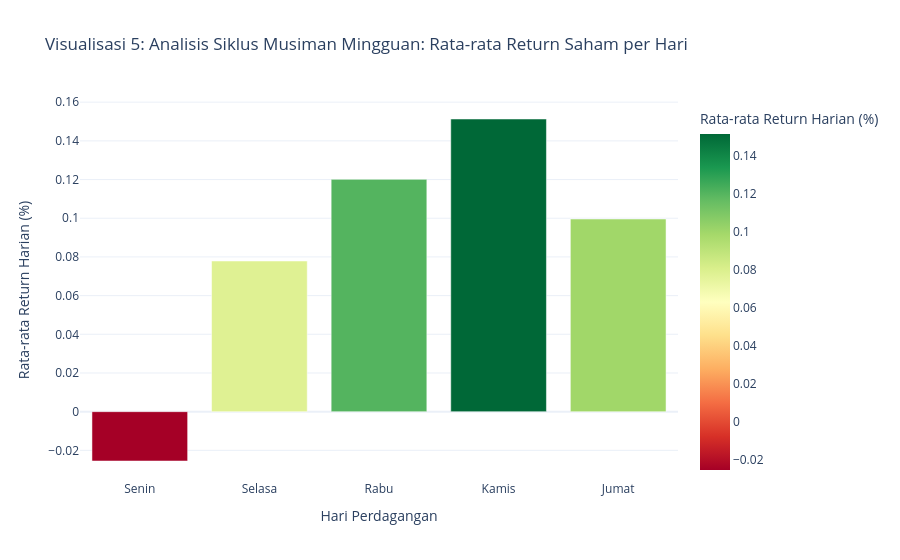

Notebook code for this chart:
### Code cell
# Visualisasi 5: Siklus Musiman / Pola Temporal Berkala
# fig5 = px.density_heatmap(...)
# fig5.show()

# Siklus Harian (Rata-rata Return Saham Berdasarkan Hari Perdagangan)
day_names = {1: "Senin", 2: "Selasa", 3: "Rabu", 4: "Kamis", 5: "Jumat"}

df_dow = (
    df.sort(["ticker", "timestamp"])
    .with_columns([
        pl.col("timestamp").dt.weekday().alias("hari_num"),
        (
            (pl.col("close") - pl.col("close").shift(1).over("ticker"))
            / pl.col("close").shift(1).over("ticker")
            * 100
        ).alias("daily_return")
    ])
    .filter(pl.col("daily_return").is_not_null() & (pl.col("hari_num") <= 5))
    .with_columns(
        pl.col("hari_num").replace_strict(day_names, return_dtype=pl.String).alias("hari")
    )
    .group_by(["hari", "hari_num"])
    .agg(pl.col("daily_return").mean().round(4).alias("avg_return"))
    .sort("hari_num")
)

fig5 = px.bar(
    df_dow.to_pandas(),
    x="hari",
    y="avg_return",
    color="avg_return",
    color_continuous_scale="RdYlGn",
    title="Visualisasi 5: Analisis Siklus Musiman Mingguan: Rata-rata Return Saham per Hari",
    labels={"hari": "Hari Perdagangan", "avg_return": "Rata-rata Return Harian (%)"},
    template="plotly_white"
)
fig5.show()

### Figure 1 — Plotly figure (JSON) as saved in the notebook; plotly's stock layout.template omitted (floating-point values rounded to 4 significant figures)
{"data": [{"hovertemplate": "Hari Perdagangan=%{x}<br>Rata-rata Return Harian (%)=%{marker.color}<extra></extra>", "legendgroup": "", "marker": {"color": [-0.0255, 0.0779, 0.1201, 0.1513, 0.0996], "coloraxis": "coloraxis", "pattern": {"shape": ""}}, "name": "", "orientation": "v", "showlegend": false, "textposition": "auto", "type": "bar", "x": ["Senin", "Selasa", "Rabu", "Kamis", "Jumat"], "xaxis": "x", "y": [-0.0255, 0.0779, 0.1201, 0.1513, 0.0996], "yaxis": "y"}], "layout": {"barmode": "relative", "coloraxis": {"autocolorscale": false, "colorbar": {"title": {"text": "Rata-rata Return Harian (%)"}}, "colorscale": [[0, "rgb(165,0,38)"], [0.1, "rgb(215,48,39)"], [0.2, "rgb(244,109,67)"], [0.3, "rgb(253,174,97)"], [0.4, "rgb(254,224,139)"], [0.5, "rgb(255,255,191)"], [0.6, "rgb(217,239,139)"], [0.7, "rgb(166,217,106)"], [0.8, "rgb(102,189,99)"], [0.9, "rgb(26,152,80)"], [1, "rgb(0,104,55)"]]}, "legend": {"tracegroupgap": 0}, "title": {"text": "Visualisasi 5: Analisis Siklus Musiman Mingguan: Rata-rata Return Saham per Hari"}, "xaxis": {"anchor": "y", "domain": [0, 1], "title": {"text": "Hari Perdagangan"}}, "yaxis": {"anchor": "x", "domain": [0, 1], "title": {"text": "Rata-rata Return Harian (%)"}}}}
